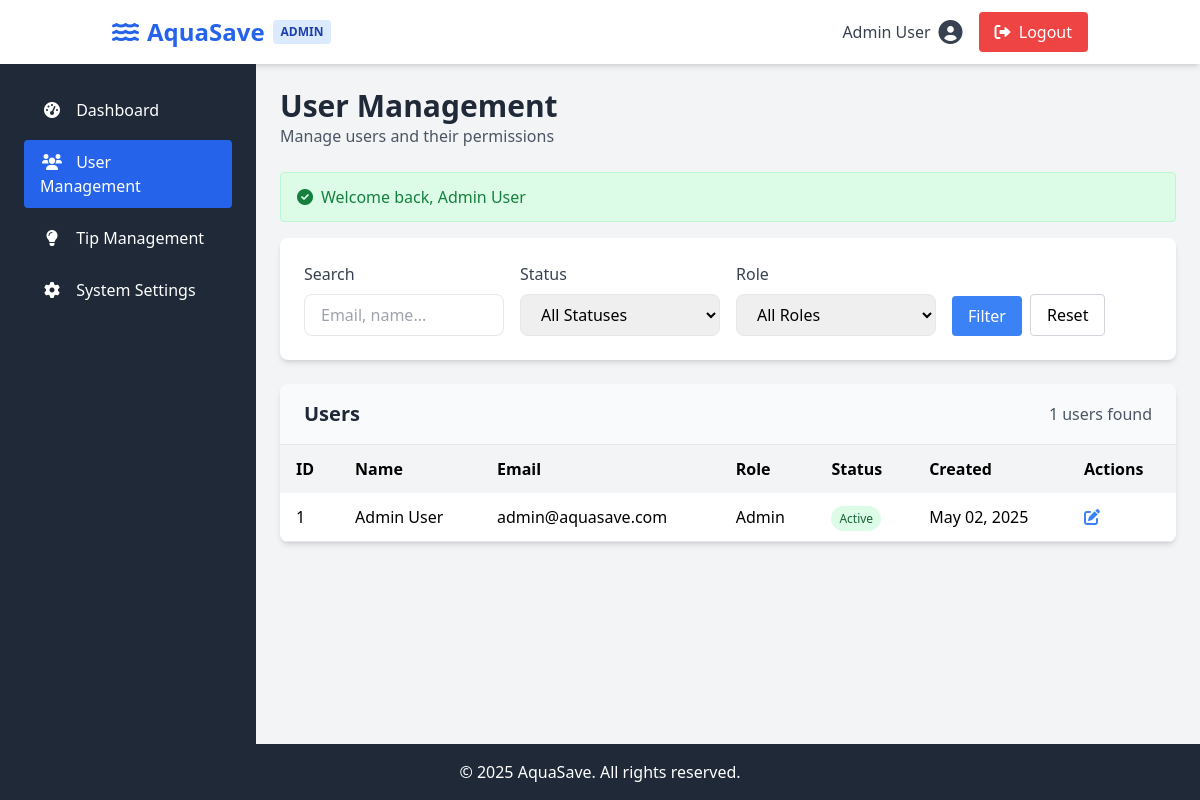
The page /admin/users.php (signed in) on the database its author committed.
### tables this page shows
CREATE TABLE IF NOT EXISTS users (
    id INT AUTO_INCREMENT PRIMARY KEY,
    email VARCHAR(100) UNIQUE NOT NULL,
    password VARCHAR(255) NOT NULL,
    first_name VARCHAR(50) NOT NULL,
    last_name VARCHAR(50) NOT NULL,
    address TEXT,
    city VARCHAR(50),
    state VARCHAR(50),
    zip_code VARCHAR(20),
    phone VARCHAR(20),
    role ENUM('admin', 'user', 'service_provider', 'expert') NOT NULL DEFAULT 'user',
    status ENUM('pending', 'active', 'inactive') NOT NULL DEFAULT 'pending',
    created_at TIMESTAMP DEFAULT CURRENT_TIMESTAMP,
    updated_at TIMESTAMP DEFAULT CURRENT_TIMESTAMP ON UPDATE CURRENT_TIMESTAMP
);

### admin/users.php (the view, shortened to what this page needs)
<?php
require_once '../config.php';
$page_title = 'User Management';
$active_page = 'users';
$search = isset($_GET['search']) ? trim(sanitize_input($_GET['search'])) : '';
$show_edit_form = false;
$user_to_edit = null;
$conn = connect_db();
$query = "SELECT * FROM users WHERE 1=1";
$query .= " ORDER BY created_at DESC";
$stmt = $conn->prepare($query);
$stmt->execute();
$users_result = $stmt->get_result();
?>
<!DOCTYPE html>
<html lang="en">
<head>
    <script src="https://cdn.tailwindcss.com"></script>
    <link rel="stylesheet" href="https://cdnjs.cloudflare.com/ajax/libs/font-awesome/6.0.0/css/all.min.css">
</head>
<body class="bg-gray-100 font-sans min-h-screen flex flex-col">
    <header class="bg-white shadow-md">
        <nav class="container mx-auto px-6 py-3 flex justify-between items-center">
            <div class="flex items-center">
                <a href="../index.php" class="text-2xl font-bold text-blue-600"><i class="fas fa-water mr-2"></i>AquaSave</a>
                <span class="ml-2 px-2 py-1 bg-blue-100 text-blue-800 text-xs font-semibold rounded">ADMIN</span>
            </div>
            <div class="flex items-center space-x-4">
                <div class="relative group">
                    <button class="flex items-center text-gray-700 focus:outline-none">
                        <span class="mr-2"><?php echo $_SESSION['user_name']; ?></span>
                        <i class="fas fa-user-circle text-2xl"></i>
                    </button>
                </div>
                <a href="../auth/logout.php" class="px-4 py-2 bg-red-500 text-white rounded hover:bg-red-600">
                    <i class="fas fa-sign-out-alt mr-1"></i> Logout
                </a>
            </div>
        </nav>
    </header>
    <div class="flex flex-1">
        <aside class="w-64 bg-gray-800 text-white hidden md:block">
            <div class="p-6">
                <nav>
                    <ul class="space-y-2">
                        <li>
                            <a href="index.php" class="block py-2.5 px-4 rounded transition duration-200 <?php echo $active_page === 'dashboard' ? 'bg-blue-600' : 'hover:bg-gray-700'; ?>">
                                <i class="fas fa-tachometer-alt w-6 text-center"></i>
                                <span class="ml-2">Dashboard</span>
                            </a>
                        </li>
                        <li>
                            <a href="users.php" class="block py-2.5 px-4 rounded transition duration-200 <?php echo $active_page === 'users' ? 'bg-blue-600' : 'hover:bg-gray-700'; ?>">
                                <i class="fas fa-users w-6 text-center"></i>
                                <span class="ml-2">User Management</span>
                            </a>
                        </li>
                        <li>
                            <a href="tips.php" class="block py-2.5 px-4 rounded transition duration-200 <?php echo $active_page === 'tips' ? 'bg-blue-600' : 'hover:bg-gray-700'; ?>">
                                <i class="fas fa-lightbulb w-6 text-center"></i>
                                <span class="ml-2">Tip Management</span>
                            </a>
                        </li>
                        <li>
                            <a href="settings.php" class="block py-2.5 px-4 rounded transition duration-200 <?php echo $active_page === 'settings' ? 'bg-blue-600' : 'hover:bg-gray-700'; ?>">
                                <i class="fas fa-cog w-6 text-center"></i>
                                <span class="ml-2">System Settings</span>
                            </a>
                        </li>
                    </ul>
                </nav>
            </div>
        </aside>
        <main class="flex-1 p-6">
            <div class="mb-6">
                <h1 class="text-3xl font-bold text-gray-800"><?php echo $page_title; ?></h1>
                <p class="text-gray-600">Manage users and their permissions</p>
            </div>
            <?php echo display_message(); ?>
            <?php if ($show_edit_form): ?>
                <div class="bg-white p-6 rounded-lg shadow-md mb-6">
                    <h2 class="text-xl font-bold text-gray-800 mb-4">Edit User</h2>
                    <form method="POST" action="users.php">
                        <input type="hidden" name="action" value="update">
                        <input type="hidden" name="user_id" value="<?php echo $user_to_edit['id']; ?>">
                        <div class="grid grid-cols-1 md:grid-cols-2 gap-4 mb-4">
                            <div>
                                <label for="first_name" class="block text-gray-700 mb-2">First Name *</label>
                                <input type="text" id="first_name" name="first_name" value="<?php echo $user_to_edit['first_name']; ?>" class="w-full px-4 py-2 border rounded-lg focus:outline-none focus:ring-2 focus:ring-blue-500" required>
                            </div>
                            <div>
                                <label for="last_name" class="block text-gray-700 mb-2">Last Name *</label>
                                <input type="text" id="last_name" name="last_name" value="<?php echo $user_to_edit['last_name']; ?>" class="w-full px-4 py-2 border rounded-lg focus:outline-none focus:ring-2 focus:ring-blue-500" required>
                            </div>
                        </div>
                        <div class="mb-4">
                            <label for="email" class="block text-gray-700 mb-2">Email Address *</label>
                            <input type="email" id="email" name="email" value="<?php echo $user_to_edit['email']; ?>" class="w-full px-4 py-2 border rounded-lg focus:outline-none focus:ring-2 focus:ring-blue-500" required>
                        </div>
                        <div class="grid grid-cols-1 md:grid-cols-2 gap-4 mb-4">
                            <div>
                                <label for="role" class="block text-gray-700 mb-2">Role *</label>
                                <select id="role" name="role" class="w-full px-4 py-2 border rounded-lg focus:outline-none focus:ring-2 focus:ring-blue-500" required>
                                    <option value="user" <?php echo $user_to_edit['role'] === 'user' ? 'selected' : ''; ?>>User</option>
                                    <option value="admin" <?php echo $user_to_edit['role'] === 'admin' ? 'selected' : ''; ?>>Admin</option>
                                    <option value="service_provider" <?php echo $user_to_edit['role'] === 'service_provider' ? 'selected' : ''; ?>>Service Provider</option>
                                    <option value="expert" <?php echo $user_to_edit['role'] === 'expert' ? 'selected' : ''; ?>>Expert</option>
                                </select>
                            </div>
                            <div>
                                <label for="status" class="block text-gray-700 mb-2">Status *</label>
                                <select id="status" name="status" class="w-full px-4 py-2 border rounded-lg focus:outline-none focus:ring-2 focus:ring-blue-500" required>
                                    <option value="active" <?php echo $user_to_edit['status'] === 'active' ? 'selected' : ''; ?>>Active</option>
                                    <option value="pending" <?php echo $user_to_edit['status'] === 'pending' ? 'selected' : ''; ?>>Pending</option>
                                    <option value="inactive" <?php echo $user_to_edit['status'] === 'inactive' ? 'selected' : ''; ?>>Inactive</option>
                                </select>
                            </div>
                        </div>
                        <div>
                            <p class="text-sm text-gray-500 mb-4">
                                <strong>Created:</strong> <?php echo date('M d, Y g:i A', strtotime($user_to_edit['created_at'])); ?> |
                                <strong>Last Updated:</strong> <?php echo date('M d, Y g:i A', strtotime($user_to_edit['updated_at'])); ?>
                            </p>
                        </div>
                        <div class="flex items-center justify-between">
                            <a href="users.php" class="px-4 py-2 border border-gray-300 rounded hover:bg-gray-100">Cancel</a>
                            <button type="submit" class="px-4 py-2 bg-blue-500 text-white rounded hover:bg-blue-600">Save Changes</button>
                        </div>
                    </form>
                </div>
            <?php else: ?>
                <div class="bg-white p-6 rounded-lg shadow-md mb-6">
                    <form method="GET" action="users.php" class="grid grid-cols-1 md:grid-cols-4 gap-4">
                        <div>
                            <label for="search" class="block text-gray-700 mb-2">Search</label>
                            <input type="text" id="search" name="search" value="<?php echo $search; ?>" placeholder="Email, name..." class="w-full px-4 py-2 border rounded-lg focus:outline-none focus:ring-2 focus:ring-blue-500">
                        </div>
                        <div>
                            <label for="status" class="block text-gray-700 mb-2">Status</label>
                            <select id="status" name="status" class="w-full px-4 py-2 border rounded-lg focus:outline-none focus:ring-2 focus:ring-blue-500">
                                <option value="">All Statuses</option>
                            </select>
                        </div>
                        <div>
                            <label for="role" class="block text-gray-700 mb-2">Role</label>
                            <select id="role" name="role" class="w-full px-4 py-2 border rounded-lg focus:outline-none focus:ring-2 focus:ring-blue-500">
                                <option value="">All Roles</option>
                            </select>
                        </div>
                        <div class="flex items-end">
                            <button type="submit" class="px-4 py-2 bg-blue-500 text-white rounded hover:bg-blue-600 mr-2">Filter</button>
                            <a href="users.php" class="px-4 py-2 border border-gray-300 rounded hover:bg-gray-100">Reset</a>
                        </div>
                    </form>
                </div>
                <div class="bg-white rounded-lg shadow-md overflow-hidden">
                    <div class="px-6 py-4 bg-gray-50 border-b flex justify-between items-center">
                        <h2 class="text-xl font-bold text-gray-800">Users</h2>
                        <span class="text-gray-600"><?php echo $users_result->num_rows; ?> users found</span>
                    </div>
                    <?php if ($users_result->num_rows > 0): ?>
                        <div class="overflow-x-auto">
                            <table class="min-w-full">
                                <thead>
                                    <tr class="bg-gray-100">
                                        <th class="py-3 px-4 text-left">ID</th>
                                        <th class="py-3 px-4 text-left">Name</th>
                                        <th class="py-3 px-4 text-left">Email</th>
                                        <th class="py-3 px-4 text-left">Role</th>
                                        <th class="py-3 px-4 text-left">Status</th>
                                        <th class="py-3 px-4 text-left">Created</th>
                                        <th class="py-3 px-4 text-left">Actions</th>
                                    </tr>
                                </thead>
                                <tbody>
                                    <?php while ($user = $users_result->fetch_assoc()): ?>
                                        <tr class="border-b hover:bg-gray-50">
                                            <td class="py-3 px-4"><?php echo $user['id']; ?></td>
                                            <td class="py-3 px-4 font-medium"><?php echo $user['first_name'] . ' ' . $user['last_name']; ?></td>
                                            <td class="py-3 px-4"><?php echo $user['email']; ?></td>
                                            <td class="py-3 px-4"><?php echo ucfirst($user['role']); ?></td>
                                            <td class="py-3 px-4">
                                                <span class="px-2 py-1 rounded-full text-xs <?php echo $user['status'] === 'active' ? 'bg-green-100 text-green-800' : ($user['status'] === 'pending' ? 'bg-yellow-100 text-yellow-800' : 'bg-red-100 text-red-800'); ?>">
                                                    <?php echo ucfirst($user['status']); ?>
                                                </span>
                                            </td>
                                            <td class="py-3 px-4"><?php echo date('M d, Y', strtotime($user['created_at'])); ?></td>
                                            <td class="py-3 px-4">
                                                <div class="flex space-x-2">
                                                    <a href="users.php?action=edit&id=<?php echo $user['id']; ?>" class="text-blue-500 hover:text-blue-700" title="Edit">
                                                        <i class="fas fa-edit"></i>
                                                    </a>
                                                </div>
                                            </td>
                                        </tr>
                                    <?php endwhile; ?>
                                </tbody>
                            </table>
                        </div>
                    <?php else: ?>
                        <div class="p-6 text-center">
                            <p class="text-gray-600">No users found matching your criteria.</p>
                        </div>
                    <?php endif; ?>
                </div>
            <?php endif; ?>
        </main>
    </div>
    <footer class="bg-gray-800 text-white py-4 mt-auto">
        <div class="container mx-auto px-6 text-center">
            <p>&copy; <?php echo date('Y'); ?> AquaSave. All rights reserved.</p>
        </div>
    </footer>
</body>
</html>

### rows shown on the page
users: id "1", first_name "Admin", last_name "User", email "admin@aquasave.com", role "Admin", status "Active", created_at "May 02, 2025"

### other values the page prints
$_SESSION['user_name'] "Admin User"
$page_title "User Management"
$message "Welcome back, Admin User"
$users_result->num_rows "1"
